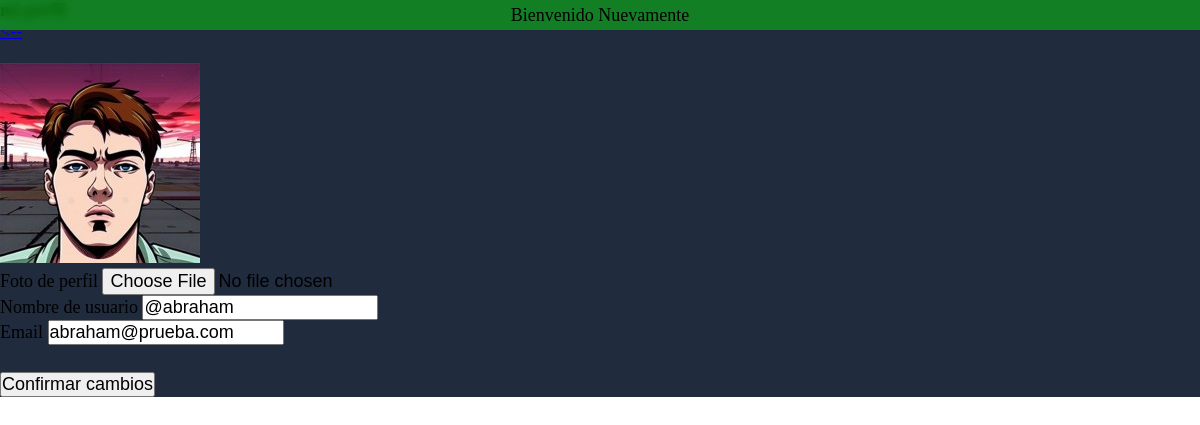
Page /sitio/index.php?s=profile (signed in) on the committed database.
### tables this page shows
CREATE TABLE `fotos` (
  `id_fotos` int(11) NOT NULL,
  `nombre` varchar(255) NOT NULL,
  `fk_usuario` int(11) NOT NULL
);

CREATE TABLE `usuarios` (
  `id_usuarios` int(11) NOT NULL,
  `username` varchar(45) DEFAULT NULL,
  `password` varchar(255) NOT NULL,
  `email` varchar(255) NOT NULL,
  `ultima_conexion` datetime NOT NULL
);

### sitio/clases/modelos/Fotos.php (called while the page is built, shortened)
<?php
class Fotos extends Modelo{
    private string $nombre;
    public function traerPorUsuario(int $fk_usuario): ?Fotos
    {
        $db = DB::getConexion();
        $query = "SELECT * FROM fotos WHERE fk_usuario = ?";
        $stmt = $db->prepare($query);
        $stmt->execute([$fk_usuario]);
        $stmt->setFetchMode(PDO::FETCH_CLASS, static::class);
        $foto = $stmt->fetch();
        return $foto;
    }
     public function getNombre(): string
     {
         return $this->nombre;
     }
}

### sitio/clases/modelos/Modelo.php (called while the page is built, shortened)
<?php
class Modelo{
    protected string $tabla = "";
    protected string $clavePrimaria = "";
    public function porId(int $id): ?static {
        $db = DB::getConexion();
        $query = "SELECT * FROM " . $this->tabla . "
        WHERE " . $this->clavePrimaria . " = ?";
        $stmt = $db->prepare($query);
        $stmt->execute([$id]);
        $stmt->setFetchMode(PDO::FETCH_CLASS, static::class);
        $instancia = $stmt->fetch();
        return $instancia;
    }
}

### sitio/clases/auth/Auth.php (called while the page is built, shortened)
<?php
  require_once __DIR__ . '/../modelos/Usuarios.php';
class Auth{
    public function getUsuarios(): ?Usuarios{
        return (new Usuarios)->porId($_SESSION['id_usuarios']);
    }
}

### sitio/clases/modelos/Usuarios.php (called while the page is built, shortened)
<?php
class Usuarios extends Modelo{
    private ?string $username;
    private string $email;
    public function getUsername(): string {
        return $this->username;
    }
    public function getEmail(): string {
        return $this->email;
    }
}

### sitio/secciones/profile.php (the view, shortened to what this page needs)
<?php
$usuario = (new Auth)->getUsuarios();
?>
<h1>mi perfil</h1>
<a href="index.php?s=chats"><--</a>
<form action="acciones/editar-perfil.php" method="post" enctype="multipart/form-data">
    <fieldset>
        <?php
            $foto = (new Fotos)->traerPorUsuario($usuario->getIdUsuarios());
            $nombreFoto = $foto ? $foto->getNombre() : 'default.png';
            ?>
       <img src="./assets/users/<?= $nombreFoto ?>" alt="Foto de perfil del usuario <?= $usuario->getUsername() ?>">
        <div>
            <label for="userImg">Foto de perfil</label>
            <input type="file" name="userImg" id="userImg" accept="image/*">
        </div>
        <div>
            <label for="username">Nombre de usuario</label>
            <input type="text" name="username" id="username" placeholder="<?=$usuario->getUsername()?>" value="<?=$usuario->getUsername()?>">
        </div>
        <div>
            <label for="email">Email</label>
            <input type="text" name="email" id="email" placeholder="<?=$usuario->getEmail()?>" value="<?=$usuario->getEmail()?>">
        </div>
    </fieldset>
    <button type="submit">Confirmar cambios</button>
</form>

### sitio/css/estilos.css (style rules this page uses)
* { margin: 0; padding: 0; box-sizing: border-box; font-size: 18px; }
fieldset { border: none; margin-bottom: 1.5em; }

### rows in the picture
fotos: nombre (picture)
usuarios: username "@abraham", email "abraham@prueba.com"

### other values in the picture
$_SESSION['mensajeExito'] "Bienvenido Nuevamente"
